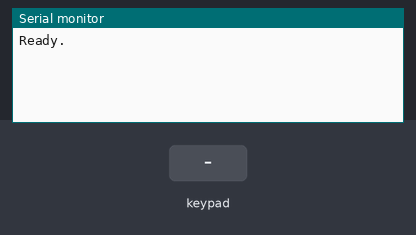
Recording of a sketch running on a simulated ESP32. On the bench: the last lines printed to the serial monitor. The test bench sets the inputs (shaded band). Nothing arrives over Bluetooth unless stated.

Above: at 1.2 s.
1.3 s: key 'U' pressed
At 2.7 s:
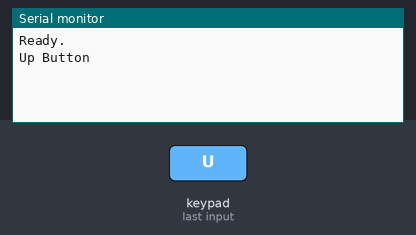
3.0 s: key 'D' pressed
At 4.0 s:
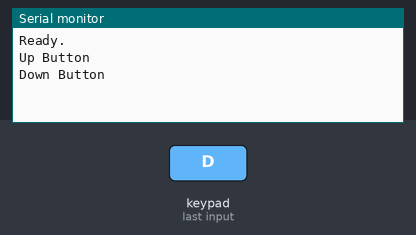
4.8 s: key 'L' pressed
At 5.4 s:
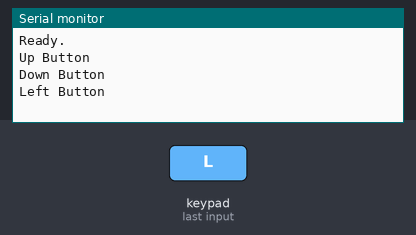
6.6 s: key 'R' pressed
At 8.0 s:
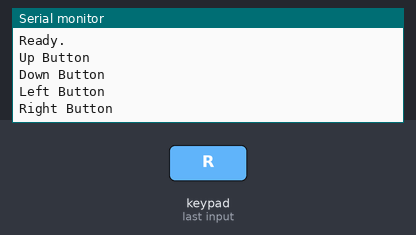
8.4 s: key 'X' pressed
At 9.4 s:
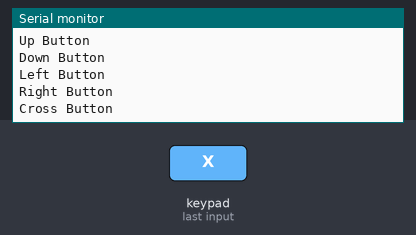
10.2 s: key 'O' pressed
At 11.9 s:
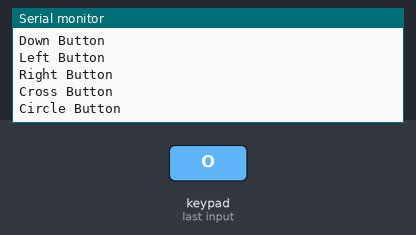

Measured:
- after the input at 1.3 s, the serial monitor: prints a new line after 0.20 s (image 1)
- after the input at 3.0 s, the serial monitor: prints a new line after 0.30 s (image 2)
- after the input at 4.8 s, the serial monitor: prints a new line after 0.30 s (image 3)
- after the input at 6.6 s, the serial monitor: prints a new line after 0.30 s (image 4)
- after the input at 8.4 s, the serial monitor: prints a new line after 0.30 s (image 5)
- after the input at 10.2 s, the serial monitor: prints a new line after 0.30 s (image 6)

The sketch:

PSbuttons.ino
```cpp
#include <ps5Controller.h>


void setup() {
  Serial.begin(115200);
  ps5.begin("D0:BC:C1:98:2E:F3"); //replace
  Serial.println("Ready.");
}

void loop() {
  if (ps5.isConnected() == false)  {
    Serial.println("PS5 controller not found");
    delay(300);


  }


  while (ps5.isConnected() == true) {
    if (ps5.Right()) Serial.println("Right Button");
    if (ps5.Down()) Serial.println("Down Button");
    if (ps5.Up()) Serial.println("Up Button");
    if (ps5.Left()) Serial.println("Left Button");

    if (ps5.Square()) Serial.println("Square Button");
    if (ps5.Cross()) Serial.println("Cross Button");
    if (ps5.Circle()) Serial.println("Circle Button");
    if (ps5.Triangle()) Serial.println("Triangle Button");

    if (ps5.UpRight()) Serial.println("Up Right");
    if (ps5.DownRight()) Serial.println("Down Right");
    if (ps5.UpLeft()) Serial.println("Up Left");
    if (ps5.DownLeft()) Serial.println("Down Left");

    if (ps5.L1()) Serial.println("L1 Button");
    if (ps5.R1()) Serial.println("R1 Button");

    if (ps5.Share()) Serial.println("Share Button");
    if (ps5.Options()) Serial.println("Options Button");
    if (ps5.L3()) Serial.println("L3 Button");
    if (ps5.R3()) Serial.println("R3 Button");

    if (ps5.PSButton()) Serial.println("PS Button");
    if (ps5.Touchpad()) Serial.println("Touch Pad Button");

    if (ps5.L2()) {
      Serial.printf("L2 button at %d\n", ps5.L2Value());
    }
    if (ps5.R2()) {
      Serial.printf("R2 button at %d\n", ps5.R2Value());
    }

    if (ps5.LStickX()) {
      Serial.printf("Left Stick x at %d\n", ps5.LStickX());
    }
    if (ps5.LStickY()) {
      Serial.printf("Left Stick y at %d\n", ps5.LStickY());
    }
    if (ps5.RStickX()) {
      Serial.printf("Right Stick x at %d\n", ps5.RStickX());
    }
    if (ps5.RStickY()) {
      Serial.printf("Right Stick y at %d\n", ps5.RStickY());
    }

    //    if (ps5.Charging()) Serial.println("The controller is charging"); //doesn't work
    //    if (ps5.Audio()) Serial.println("The controller has headphones attached"); //doesn't work
    //    if (ps5.Mic()) Serial.println("The controller has a mic attached"); //doesn't work
    //
    //    Serial.printf("Battery Level : %d\n", ps5.Battery()); //doesn't work

    Serial.println();

    delay(300);
  }
}
```
